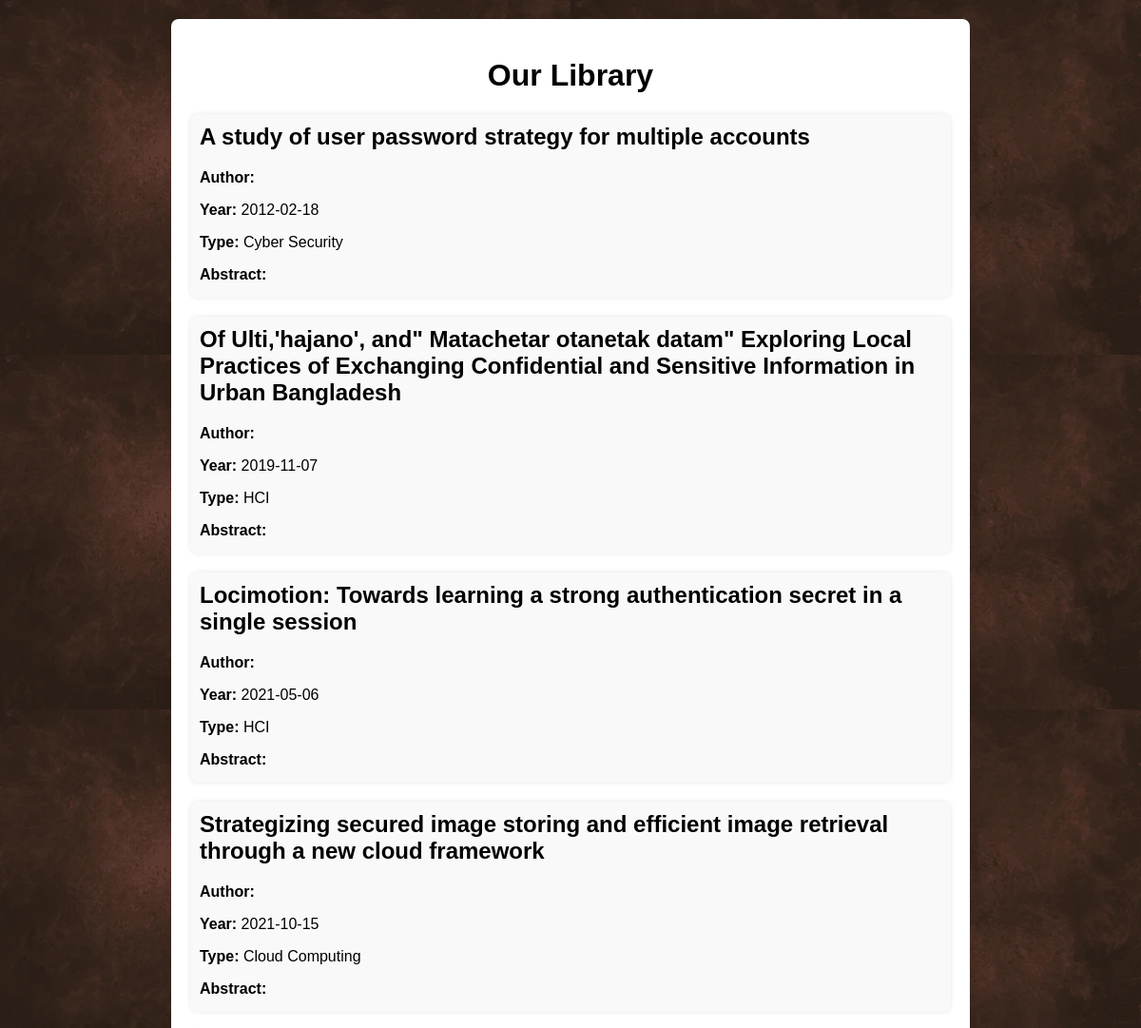
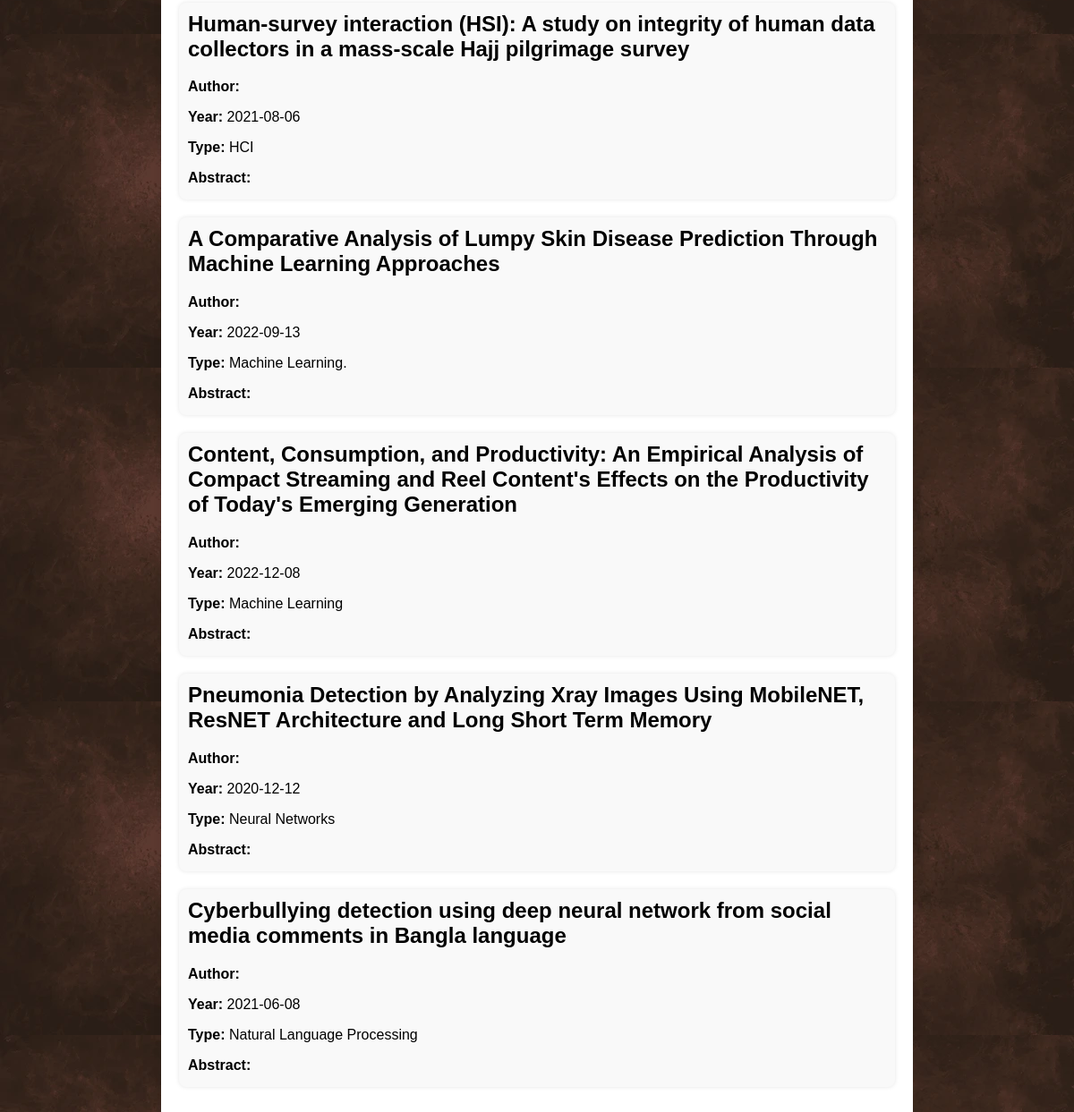
/our_library_after.php (signed in), run on the app's committed database (2 pictures, top to bottom).
### tables this page shows
CREATE TABLE `paper` (
  `paper_id` int(11) NOT NULL,
  `title` varchar(200) DEFAULT NULL,
  `type` varchar(100) DEFAULT NULL,
  `publishing_year` date DEFAULT NULL,
  `cited` int(11) DEFAULT NULL,
  `drive_link` varchar(1000) DEFAULT NULL
);

### our_library_after.php (the view, shortened to what this page needs)
<?php
$servername = "localhost";
$username = "root";
$password = "";
$dbname = "bracu_research_portal";
$conn = new mysqli($servername, $username, $password, $dbname);
$sql = "SELECT * FROM paper";
$result = $conn->query($sql);
$papers = [];
if ($result && $result->num_rows > 0) {
    while ($row = $result->fetch_assoc()) {
        $papers[] = $row;
    }
}
?>
<!DOCTYPE html>
<html>
<head>
</head>
<body>
    <div class="container">
        <h1>Our Library</h1>
        <?php
        if (empty($papers)) {
            echo "<p>No papers found in the library.</p>";
        } else {
            foreach ($papers as $paper) {
                echo '<div class="paper">';
                echo '<h2>' . htmlspecialchars($paper['title']) . '</h2>';
                echo '<p><strong>Author:</strong> ' . htmlspecialchars($paper['author']) . '</p>';
                echo '<p><strong>Year:</strong> ' . htmlspecialchars($paper['publishing_year']) . '</p>';
                echo '<p><strong>Type:</strong> ' . htmlspecialchars($paper['type']) . '</p>';
                echo '<p><strong>Abstract:</strong> ' . htmlspecialchars($paper['abstract']) . '</p>';
                echo '</div>';
            }
        }
        ?>
    </div>
</body>
</html>

### our_library_after.php (style rules this page uses)
body { font-family: Arial, sans-serif; background-size: cover; margin: 0; padding: 0; background: url(./bg.webp); }
.container { max-width: 800px; margin: 20px auto; padding: 20px; background-color: #fff; border-radius: 8px; box-shadow: 0 0 10px rgba(0, 0, 0, 0.1); }
h1 { text-align: center; }
.paper { margin-bottom: 20px; padding: 10px; background-color: #f9f9f9; border-radius: 8px; box-shadow: 0 0 5px rgba(0, 0, 0, 0.1); }
.paper h2 { margin-top: 0; }
.paper p { margin-bottom: 5px; }

### data on the page
paper: title "A study of user password strategy for multiple accounts", publishing_year "2012-02-18", type "Cyber Security"
paper: title "Of Ulti,'hajano', and\" Matachetar otanetak datam\" Exploring Local Practices of Exchanging Confidential and Sensitive Information in Urban Bangladesh", publishing_year "2019-11-07", type "HCI"
paper: title "Locimotion: Towards learning a strong authentication secret in a single session", publishing_year "2021-05-06", type "HCI"
paper: title "Strategizing secured image storing and efficient image retrieval through a new cloud framework", publishing_year "2021-10-15", type "Cloud Computing"
paper: title "Human-survey interaction (HSI): A study on integrity of human data collectors in a mass-scale Hajj pilgrimage survey", publishing_year "2021-08-06", type "HCI"
paper: title "A Comparative Analysis of Lumpy Skin Disease Prediction Through Machine Learning Approaches", publishing_year "2022-09-13", type "Machine Learning."
paper: title "Content, Consumption, and Productivity: An Empirical Analysis of Compact Streaming and Reel Content's Effects on the Productivity of Today's Emerging Generation", publishing_year "2022-12-08", type "Machine Learning"
paper: title "Pneumonia Detection by Analyzing Xray Images Using MobileNET, ResNET Architecture and Long Short Term Memory", publishing_year "2020-12-12", type "Neural Networks"
paper: title "Cyberbullying detection using deep neural network from social media comments in Bangla language", publishing_year "2021-06-08", type "Natural Language Processing"
